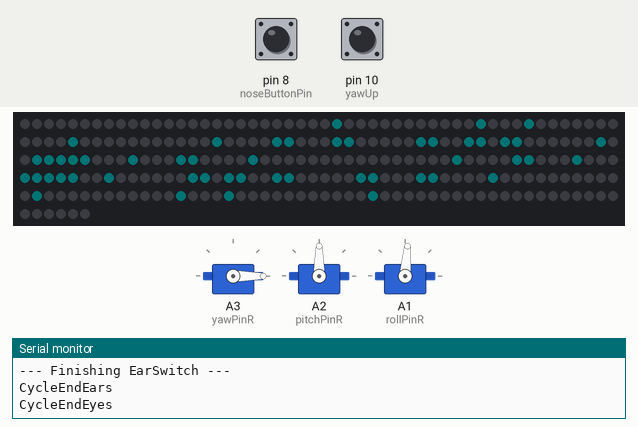
Simulated run of this sketch. Board: Arduino Uno, built with avr-gcc and run on an emulated ATmega328P. Shown: 3 × servo, 256 RGB LEDs in strip order, left to right, continuing on the next row, the last lines printed to the serial monitor. The inputs (shaded band) are chosen by the test bench; at power-on: pin 10 (yawUp) HIGH, pin 8 (noseButtonPin) HIGH. Dim RGB values are drawn brighter than linear; random numbers use the default seed unless the sketch sets one.

Above: at 0.4 s.
1.3 s: pin 10 (yawUp) pulled LOW for 0.15 s
At 1.97 s:
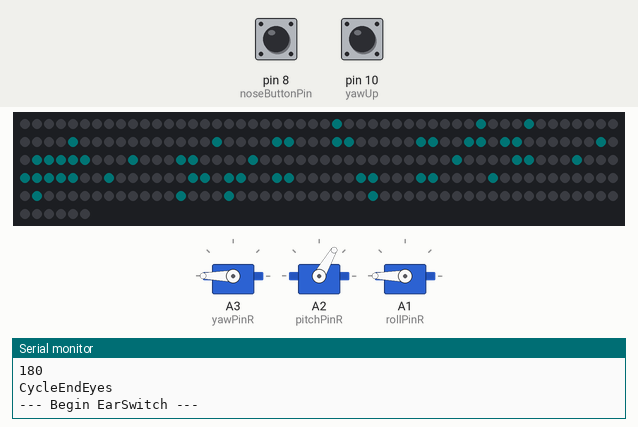
3.8 s: pin 8 (noseButtonPin) pulled LOW for 0.15 s
At 4.34 s:
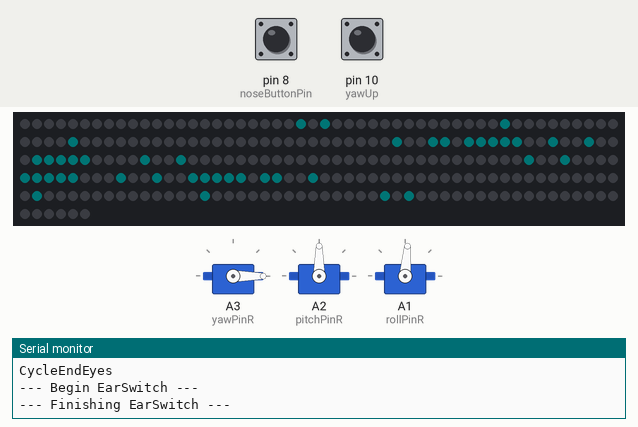
5.9 s: pin 8 (noseButtonPin) pulled LOW for 3.2 s
At 7.2 s:
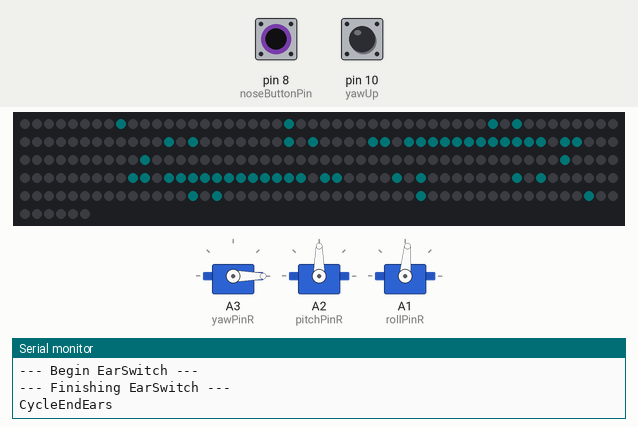
10.6 s: pin 8 (noseButtonPin) pulled LOW for 1 s
At 11.31 s:
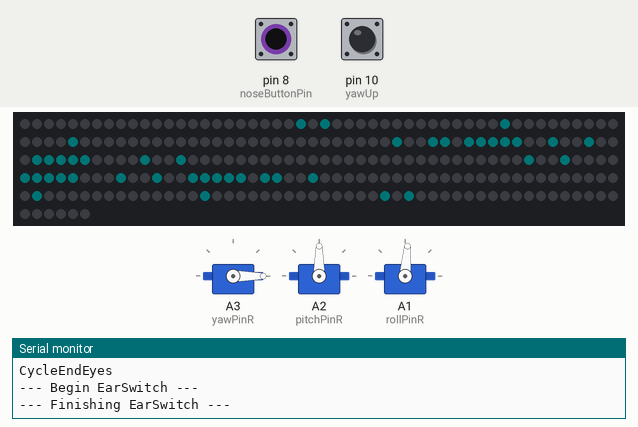
14.6 s: pin 10 (yawUp) pulled LOW for 1 s
At 17.25 s:
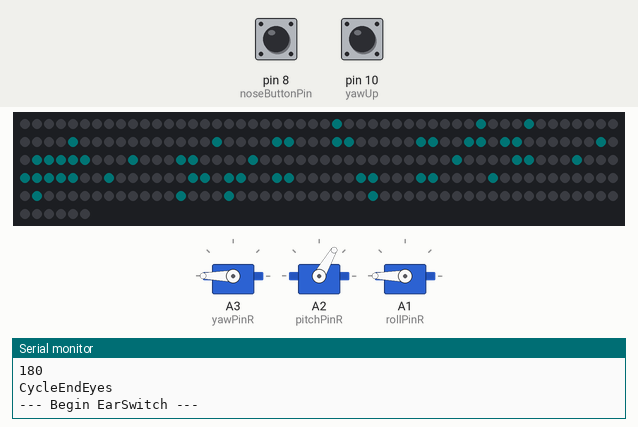
17.3 s: pin 10 (yawUp) pulled LOW for 3.2 s
Timing chart, 0 to 23.0 s (numbered marks = the images above; inputs shaded):
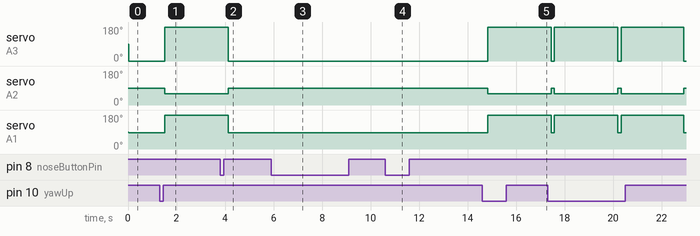

The sketch:

Puppybot.ino
```cpp
#include "EarMethods.h"
#include "EyeMethods.h"

void setup() {
  SetupSystem();
  SetupEars();
  SetupEyes();
}

void loop(){
  SystemCycleStart();
  EarSwitch();
  EyesSwitch();


  CycleEndEars();
  CycleEndEyes();
}
```

EarDefines.h
```cpp
#ifndef EarDefines
#define EarDefines

#include <VarSpeedServo.h>

bool is_going_to_move_ears;
uint16_t delay_ears = 0;
uint32_t timer_ears_last_active;

#define yawPinR A3
#define pitchPinR A2
#define rollPinR  A1

#define yawUp 10
#define pitchUp 16

//#define yawPinL A0
//#define pitchPinL 15
//#define rollPinL  14

const uint16_t (*rightEar)[3] = NULL;
const uint16_t (*leftEar)[3] = NULL;

VarSpeedServo yawRight;
VarSpeedServo pitchRight;
VarSpeedServo rollRight;
VarSpeedServo yawLeft;
VarSpeedServo pitchLeft;
VarSpeedServo rollLeft;

enum earsState {NEUTRAL, TWITCH, FEAR}state_ears;

#endif
```

EarMethods.h
```cpp
#ifndef EarMethods
#define EarMethods

#include "EarDefines.h"
#include "EarPoses.h"
#include "SystemBot.h"

uint16_t ProgressPose (const uint16_t poseaddress[], const uint16_t posedelay[], uint16_t &frameref){
  rightEar = earIndex[poseaddress[frameref]];
  uint16_t to_return = posedelay[frameref];
  if (to_return == 0) {
    frameref = 0;
  }
  else {
    frameref++;
  }
  return to_return;
}

void UpdateEars(const uint16_t RGTEAR[], const uint16_t LFTEAR[]){
  uint16_t tyr = pgm_read_word(&RGTEAR[0]);
  uint16_t tpr = pgm_read_word(&RGTEAR[1]);
  uint16_t trr = pgm_read_word(&RGTEAR[2]);
  uint16_t tyl = pgm_read_word(&LFTEAR[0]);
  uint16_t tpl = pgm_read_word(&LFTEAR[1]);
  uint16_t trl = pgm_read_word(&LFTEAR[2]);
  yawRight.write(tyr);
  pitchRight.write(tpr);
  rollRight.write(trr);
  yawLeft.write(tyl);
  pitchLeft.write(tpl);
  rollLeft.write(trl);
}

void UpdateEar(const uint16_t RGTEAR[]){
  uint16_t ty = pgm_read_word(&RGTEAR[0]);
  uint16_t tp = pgm_read_word(&RGTEAR[1]);
  uint16_t tr = pgm_read_word(&RGTEAR[2]);
  Serial.println("MoveAll");
  Serial.println(ty);
  Serial.println(tp);
  Serial.println(tr);
  yawRight.write(ty);
  pitchRight.write(tp);
  rollRight.write(tr);
}

void SetupEars(){
  yawRight.attach(yawPinR, 470, 2250);
  pitchRight.attach(pitchPinR);
  rollRight.attach(rollPinR, 590, 2550);
//  yawLeft.attach(yawPinL);
//  pitchLeft.attach(pitchPinL);
//  rollLeft.attach(rollPinL);
  pinMode(yawUp, INPUT_PULLUP);
  pinMode(pitchUp, INPUT_PULLUP);
  timer_ears_last_active = millis();
  state_ears = NEUTRAL;

  rightEar = earIndex[0];
  is_going_to_move_ears = true;
}

void EarSwitch(){
  Serial.println("--- Begin EarSwitch ---");
  switch(state_ears)
  {
    case NEUTRAL:
    if(!(rightEar = earIndex[0]))
    {
    rightEar = earIndex[0];
    is_going_to_move_ears = true;
    }
    break;
    break;
    case FEAR:
    if(CompareTime(timer_cycle, timer_ears_last_active) > delay_ears)
    {
      delay_ears = ProgressPose(fear_anim, fear_animdelay, ear_frame);
      Serial.println("Fear: Progress");
      timer_ears_last_active = millis();
    }
    if (delay_ears==0)
     {
      state_ears = NEUTRAL;
      Serial.println("ear_state: STARE");
     }
    is_going_to_move_ears = true;
    break;
    case TWITCH:
    if(CompareTime(timer_cycle, timer_ears_last_active) > delay_ears)
    {
      delay_ears = ProgressPose(twitch_anim, twitch_animdelay, ear_frame);
      Serial.println("Twitch: Progress");
      is_going_to_move_ears = true;
      timer_ears_last_active = millis();
    }
    if (delay_ears ==0)
    {
      state_ears = NEUTRAL;
      Serial.println("ear_state: STARE");
    }
    is_going_to_move_ears = true;
    break;
  }
  Serial.println("--- Finishing EarSwitch ---");
}

void CycleEndEars(){
Serial.println("CycleEndEars");
    if(digitalRead(yawUp) == LOW && delay_ears == 0)
  {
   state_ears = FEAR;
   Serial.println("ear_state: FEAR");
  }

  else if(digitalRead(pitchUp) == LOW && delay_ears == 0)
  {
    state_ears = TWITCH;
    Serial.println("ear_state: TWITCH");
  }

  if(is_going_to_move_ears){
  Serial.println("Moving Ear");
  UpdateEar(*rightEar);
  is_going_to_move_ears = false;
 }
}

#endif
```

EarPoses.h
```cpp
//This file is for cataloging different "poses" for the ears to make.
//Also "animations[anims]" which make up multiple poses.

#ifndef EarPoses
#define EarPoses

static const uint16_t PROGMEM earNeutral[3]
                              ={0, 90, 85};

static const uint16_t PROGMEM earTwtich1[3]
                              ={0, 90, 45};

static const uint16_t PROGMEM earTwtich2[3]
                              ={0, 105, 65};

static const uint16_t PROGMEM earFear[3]
                              ={180,60, 180};

uint16_t earVariable[3]
                              ={0, 90, 90};

const uint16_t (*earIndex[5])[3] = {&earNeutral, &earTwtich1, &earTwtich2, &earVariable, &earFear};

const uint16_t twitch_anim[4] = {1, 2, 0, 0};
const uint16_t twitch_animdelay[4] = {83, 83, 300, 0};
const uint16_t fear_anim[2] = {4, 0};
const uint16_t fear_animdelay[2] = {2500, 0};

uint16_t ear_frame = 0;


#endif

/* Old Poses go here to die
 * static const uint16_t PROGMEM earTwitchUp[3]
                              ={0, 90, 105};

static const uint16_t PROGMEM earTwitchDown[3]
                              ={0, 90, 65};
*/
```

EyeDefines.h
```cpp
#ifndef EyeDefines
#define EyeDefines

#include <FastLED.h>

#define visorPin 9     //pin for Visor
#define kMH 8           //height
#define kMW 32          //width
#define kMM 256         //total LEDs

enum eyesState {STARE, BLINK, BLUSHEND, BLUSHHOLD, BLUSHSTART, SMILE} state_eyes;

CRGB leds[kMM];

uint16_t delay_eyes = 0;
uint32_t timer_last_active_eyes;
uint32_t delay_blink = 2100;

bool is_going_to_move_eyes;

const uint16_t (*current_frame)[51][2] = NULL;

#endif
```

EyeMethods.h
```cpp
#ifndef EyeMethods
#define EyeMethods

#include "EyeDefines.h"
#include "EyePoses.h"
#include "SystemBot.h"

uint16_t XY( uint8_t X, uint8_t Y){
  uint16_t i;

    if( X & 0x01){
      uint8_t reverseY = (kMH - 1) - Y;
      i = kMH*(X) + reverseY;
    }
    else{
      i = kMH*X + Y;
    }

  if (i < kMM){
    return i;}
  else{
    Serial.println(F("error, out of bounds"));
    return i%kMM;
  }
}

uint16_t ProgressAnim ( const byte animaddress[], const uint16_t animdelay[], byte &frameref){
  current_frame = arrayface[animaddress[frameref]];
  uint16_t to_return = animdelay[frameref];
  if (to_return == 0) {
    frameref = 0;
  }
  else {
    frameref++;
  }
  return to_return;
}

void FrameMap(const uint16_t Frame[][51][2]){
  for(int x = 0; pgm_read_word(&Frame[0][x][0]) != 255 /*x<51*/; x++){
//    Serial.print(x);
//    Serial.println();
    uint16_t framex = pgm_read_word(&Frame[0][x][0]);
//    Serial.print("framex is ");
//    Serial.println(framex);
    uint16_t framey = pgm_read_word(&Frame[0][x][1]);
//    Serial.print("framey is ");
//    Serial.println(framey);
    uint16_t p = XY(framex, framey);
//    leds[p].setHSV(255, 102, 32);
    leds[p].setHSV(138, 212, 16);
  }
}

void ClearScreen(){
  for (int x = 0; x < kMM; x++){
    leds[x].setHSV(0,0,0);
  }
}

void SetupEyes(){
  FastLED.addLeds<NEOPIXEL, visorPin>(leds, kMM); //Setup LEDS, creates an LED matrix size kMM on DATA_PIN
  timer_last_active_eyes = millis();
  is_going_to_move_eyes = true;
}

void EyesSwitch(){
  switch ( state_eyes )
  {
  case STARE:
    current_frame = arrayface[0];
    if (CompareTime(timer_cycle, timer_last_active_eyes) >= delay_blink){
      state_eyes = BLINK;
      Serial.println("eyes_state: BLINK");
    }
    break;
  case BLINK:
    if (CompareTime(timer_cycle, timer_last_active_eyes) >= delay_eyes){
      delay_eyes = ProgressAnim( blink_anim, blink_animdelay, anim_frame);
      timer_last_active_eyes = millis();
      is_going_to_move_eyes = true;
    }
    if (delay_eyes==0){
      state_eyes = STARE;
      Serial.println("eyes_state: STARE");
      delay_blink = random(2300, 5000);
      Serial.print("next blink in ");
      Serial.println(delay_blink);
    }
    break;
  case BLUSHEND:
    if (CompareTime(timer_cycle, timer_last_active_eyes) >= delay_eyes){
      delay_eyes = ProgressAnim( blushend_anim, blushend_animdelay, anim_frame);
      timer_last_active_eyes = millis();
      is_going_to_move_eyes = true;
    if (delay_eyes==0){
      state_eyes = STARE;
      Serial.println("eyes_state: STARE");
      wasPushed_nose = false;
    }
    }
    break;
  case BLUSHHOLD:
    if (CompareTime(timer_cycle, timer_last_active_eyes) >= delay_eyes){
      delay_eyes = ProgressAnim( blushhold_anim, blushhold_animdelay, anim_frame);
      timer_last_active_eyes = millis();
      is_going_to_move_eyes = true;

    if (buttons_cycle == LOW) {state_eyes = BLUSHEND; Serial.println(F("eyes_state: BLUSHEND"));}
    }
   break;
  case BLUSHSTART:
    if (CompareTime(timer_cycle, timer_last_active_eyes) >= delay_eyes){
      delay_eyes = ProgressAnim( blushstart_anim, blushstart_animdelay, anim_frame);
      timer_last_active_eyes = millis();
      is_going_to_move_eyes = true;
    }
    if (delay_eyes==0){
      if (buttons_cycle == HIGH)  {state_eyes = BLUSHHOLD; Serial.println(F("eyes_state: BLUSHHOLD"));}
      if (buttons_cycle == LOW) {state_eyes = BLUSHEND; Serial.println(F("eyes_state: BLUSHEND"));}
    }
    break;
  }
}

void CycleEndEyes(){
  Serial.println("CycleEndEyes");
  if(delay_eyes == 0 && buttons_cycle == HIGH && wasPushed_nose == false){
// Pushed
  state_eyes = BLUSHSTART;
  Serial.println("eyes_state: BLUSHSTART");
  wasPushed_nose = true;
  }
  if(is_going_to_move_eyes){
  ClearScreen();
  FrameMap(current_frame);
// Show
  FastLED.show();
  is_going_to_move_eyes = false;
  }
}

#endif
```

EyePoses.h
```cpp
#ifndef EyePoses
#define EyePoses
//enum global_state {STARE, BLINK, BLUSHEND, BLUSHHOLD, BLUSHSTART, SMILE};

static const uint16_t PROGMEM Face_stare[51][2]
                  = {{8,1},  {9,0}, {10,0}, {11,0}, {12,0}, {13,0} ,{14,1} ,{17,1} ,{18,0} ,{19,0}, {20,0}, {21,0}, {22,0} ,{23,1}, //eyebrows 14
/* II */            {10,5}, {10,7}, {11,2}, {11,3}, {11,4}, {11,5} ,{11,6} ,{11,7} ,{12,2}, {12,3}, {12,4}, {12,5} ,{12,6} ,{12,7}, //left eye  14
                    {21,5}, {21,7}, {19,2}, {19,3}, {19,4}, {19,5} ,{19,6} ,{19,7} ,{20,2}, {20,3}, {20,4}, {20,5} ,{20,6} ,{20,7}, //right eye 14
                    {3,6}, {6,6}, {25,6}, {28,6},   //Top row freckles
                    {2,7}, {5,7}, {26,7}, {29,7},   //Bot row freckles
                    {255, 0}};  //KILL

static const uint16_t PROGMEM adj_Face_stare[51][2]
                  = {{7,1},  {8,0}, {9,0}, {10,0}, {11,0}, {12,0} ,{13,1} ,{18,1} ,{19,0} ,{20,0}, {21,0}, {22,0}, {23,0} ,{24,1}, //eyebrows 14
/* II */            {9,5}, {9,7}, {10,2}, {10,3}, {10,4}, {10,5} ,{10,6} ,{10,7} ,{11,2}, {11,3}, {11,4}, {11,5} ,{11,6} ,{11,7}, //left eye  14
                    {22,5}, {22,7}, {20,2}, {20,3}, {20,4}, {20,5} ,{20,6} ,{20,7} ,{21,2}, {21,3}, {21,4}, {21,5} ,{21,6} ,{21,7}, //right eye 14
                    {2,6}, {5,6}, {26,6}, {29,6},   //Top row freckles
                    {1,7}, {4,7}, {27,7}, {30,7},   //Bot row freckles
                    {255, 0}};  //KILL


static const uint16_t PROGMEM Face_blink1 [51][2]
                   = {{8,1},  {9,1}, {10,1}, {11,1}, {12,1}, {13,1} ,{14,1} ,{17,1} ,{18,1} ,{19,1}, {20,1}, {21,1}, {22,1} ,{23,1}, //eyebrows 14
/* II */             {10,5}, {10,7}, {11,4}, {11,5}, {11,6}, {11,7} ,{12,4}, {12,5} ,{12,6} ,{12,7},                                 //left eye 10
                     {21,5}, {21,7}, {19,4}, {19,5}, {19,6}, {19,7} ,{20,4}, {20,5} ,{20,6} ,{20,7},                                 //right eye 10
                     {3,6}, {6,6}, {25,6}, {28,6},   //Top row freckles
                     {2,7}, {5,7}, {26,7}, {29,7},   //Bot row freckles
                     {255, 0}};  //KILL

static const uint16_t PROGMEM adj_Face_blink1 [51][2]
                   = {{7,1},  {8,1}, {9,1}, {10,1}, {11,1}, {12,1} ,{13,1} ,{18,1} ,{19,1} ,{20,1}, {21,1}, {22,1}, {23,1} ,{24,1}, //eyebrows 14
/* II */             {9,5}, {9,7}, {10,4}, {10,5}, {10,6}, {10,7} ,{11,4}, {11,5} ,{11,6} ,{11,7},                                 //left eye 10
                     {22,5}, {22,7}, {20,4}, {20,5}, {20,6}, {20,7} ,{21,4}, {21,5} ,{21,6} ,{21,7},                                 //right eye 10
                     {2,6}, {5,6}, {26,6}, {29,6},   //Top row freckles
                     {1,7}, {4,7}, {27,7}, {30,7},   //Bot row freckles
                     {255, 0}};  //KILL

static const uint16_t PROGMEM Face_blink2 [51][2]
                    = {{8,3}, {9,3}, {10,3}, {11,3}, {12,3}, {13,3}, {14,3}, {17,3}, {18,3}, {19,3}, {20,3}, {21,3}, {22,3}, {23,3},  // Topline 14
                      {8,4}, {9,4}, {10,4}, {11,4}, {12,4}, {13,4}, {14,4}, {17,4}, {18,4}, {19,4}, {20,4}, {21,4}, {22,4}, {23,4},   // Bottomline 14
                      {3,6}, {6,6}, {25,6}, {28,6},   //Top row freckles
                      {2,7}, {5,7}, {26,7}, {29,7},   //Bot row freckles
                      {255, 0}}; //KILL

static const uint16_t PROGMEM adj_Face_blink2 [51][2]
                    = {{7,3}, {8,3}, {9,3}, {10,3}, {11,3}, {12,3}, {13,3}, {18,3}, {19,3}, {20,3}, {21,3}, {22,3}, {23,3}, {24,3},  // Topline 14
                      {7,4}, {8,4}, {9,4}, {10,4}, {11,4}, {12,4}, {13,4}, {18,4}, {19,4}, {20,4}, {21,4}, {22,4}, {23,4}, {24,4},   // Bottomline 14
                      {2,6}, {5,6}, {26,6}, {29,6},   //Top row freckles
                      {1,7}, {4,7}, {27,7}, {30,7},   //Bot row freckles
                      {255, 0}}; //KILL

static const uint16_t PROGMEM Face_happy[51][2]
                  = {{8,4},  {9,3}, {10,2}, {11,1}, {12,2}, {13,3} ,{14,4} ,{17,4} ,{18,3} ,{19,2}, {20,1}, {21,2}, {22,3}, {23,4},   //14
/* ^^ */            {8,3},  {9,2}, {10,1}, {11,1}, {12,1}, {13,2} ,{14,3} ,{17,3} ,{18,2} ,{19,1}, {20,1}, {21,1}, {22,2}, {23,3},    //14
                    {8,4},  {9,3}, {10,2}, {11,1}, {12,2}, {13,3} ,{14,4} ,{17,4} ,{18,3} ,{19,2}, {20,1}, {21,2}, {22,3}, {23,4},    //14
                    {3,6}, {6,6}, {25,6}, {28,6},   //Top row freckles
                    {2,7}, {5,7}, {26,7}, {29,7},   //Bot row freckles
                    {255, 0}};  //KILL

static const uint16_t PROGMEM Face_blush1[51][2]
                  = {{10,1},  {11,1},   {12,1}, {13,1}, {14,1}, {17,1}, {18,1}, {19,1}, {20,1}, {21,1},                       //10
/* >< */            {10,4}, {11,4}, {10,5}, {11,5}, {12,5}, {11,6}, {12,6}, {13,6}, {10,7}, {11,7}, {12,7},  {13,7},          //12
                    {20,4}, {21,4}, {20,5}, {21,5}, {19,5}, {20,6}, {19,6}, {18,6}, {21,7}, {20,7}, {19,7},  {18,7},          //12
                    {3,6}, {6,6}, {25,6}, {28,6},   //Top row freckles 4
                    {2,7}, {5,7}, {26,7}, {29,7},   //Bot row freckles 4
                    {255, 0}}; //KILL + Buffer 8

static const uint16_t PROGMEM Face_blush2[51][2]
                  = {{8,2},  {9,2},   {9,3}, {10,3}, {10,4}, {11,4}, {11,5}, {12,5}, {12,6}, {13,6},                                //10
/* >< */            {23,2}, {22,2}, {22,3}, {21,3}, {21,4}, {20,4}, {20,5}, {19,5}, {19,6}, {18,6},                                 //10
                    {8,7},  {9,7},  {10,7}, {11,7}, {12,7}, {13,7}, {14,7}, {17,7}, {18,7}, {19,7}, {20,7}, {21,7}, {22,7}, {23,7}, //14
                    {12,2}, {13,2}, {14,1}, {14,2}, {17,1}, {17,2}, {18,2}, {19,2},                                                 //8
                    {4,6}, {6,6}, {25,6}, {27,6},  //Top row Freckles 4
                    {3,5}, {5,5}, {26,5}, {28,5},  //Bot row Freckles 4
                    {255, 0}}; //KILL + Buffer 8

static const uint16_t PROGMEM Face_blush3[51][2]
                  = {{8,2},  {9,2},   {9,3}, {10,3}, {10,4}, {11,4}, {11,5}, {12,5}, {12,6}, {13,6},                                //10
/* >< */            {23,2}, {22,2}, {22,3}, {21,3}, {21,4}, {20,4}, {20,5}, {19,5}, {19,6}, {18,6},                                 //10
                    {8,7},  {9,7},  {10,7}, {11,7}, {12,7}, {13,7}, {14,7}, {17,7}, {18,7}, {19,7}, {20,7}, {21,7}, {22,7}, {23,7}, //14
                    {12,2}, {13,2}, {14,1}, {14,2}, {17,1}, {17,2}, {18,2}, {19,2},                                                 //8
                    {4,5}, {6,5}, {25,5}, {27,5},  //Top row Freckles 4
                    {3,6}, {5,6}, {26,6}, {28,6},  //Bot row Freckles 4
                    {255, 0}}; //KILL + Buffer 8

const uint16_t  (*arrayface[7])[51][2] = {&adj_Face_stare, &adj_Face_blink1, &adj_Face_blink2, &Face_happy, &Face_blush1, &Face_blush2, &Face_blush3};
const byte blink_anim [4] = {1, 2, 1, 0};
const uint16_t blink_animdelay [4] = {100,100,100, 0};
const byte blushstart_anim [3] = {4, 5, 5};
const uint16_t blushstart_animdelay [3] = {83, 83, 0};
const byte blushhold_anim [3] = {5, 6, 5};
const uint16_t blushhold_animdelay [3] = { 166, 166, 0};
const byte blushend_anim [4] = {6 ,5, 4, 0};
const uint16_t blushend_animdelay [4] = {83, 83, 83, 0};

byte anim_frame = 0;


#endif
```

SystemBot.h
```cpp
#ifndef SystemBot
#define SystemBot

#define noseButtonPin 8 // Pin for nose
#define visorPin 9     //pin for Visor

uint32_t timer_cycle;
const uint32_t timer_timeout = 20000;
bool is_awake = true;
bool wasPushed_nose;
bool buttons_cycle;

uint32_t CompareTime(uint32_t current, uint32_t previous){
  uint32_t difference = current - previous;
  return difference;
}

void SystemCycleStart(){
  timer_cycle = millis();
  buttons_cycle = digitalRead(noseButtonPin);
}

void SetupSystem(){
  Serial.begin(9600);
  pinMode(noseButtonPin, INPUT);
  if(digitalRead(noseButtonPin) == LOW) {wasPushed_nose = false;}

}

#endif
```

Measured:
- after the input at 1.3 s, servo on A3 (yawPinR): 0° → 180° after 0.22 s; servo on A2 (pitchPinR): 90° → 60° after 0.22 s; servo on A1 (rollPinR): 85° → 180° after 0.22 s
- after the input at 14.6 s, servo on A3 (yawPinR): 0° → 180° after 0.23 s; servo on A2 (pitchPinR): 90° → 60° after 0.23 s; servo on A1 (rollPinR): 85° → 180° after 0.23 s
